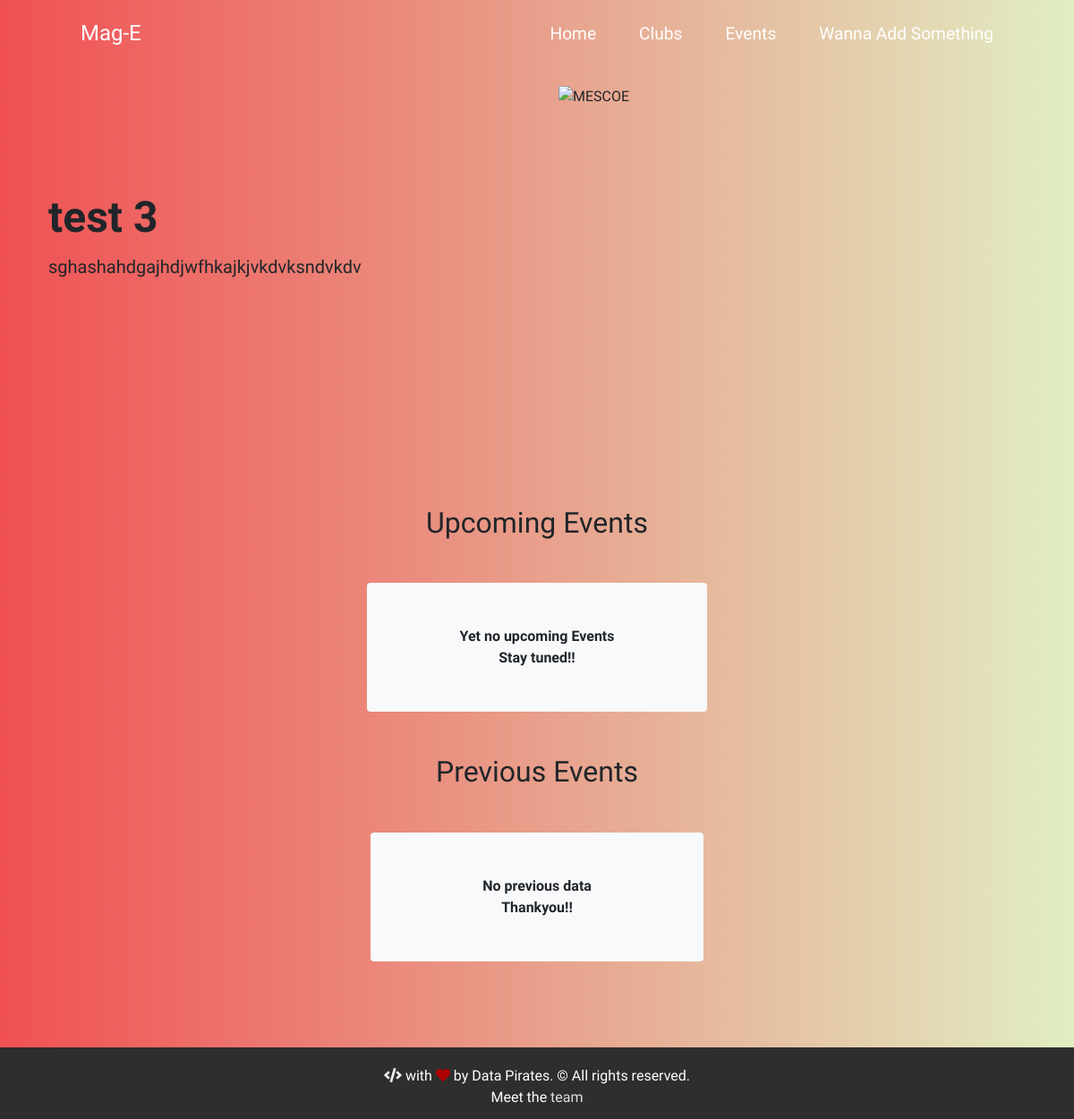
Before: /clubs/6/ with the older database file.
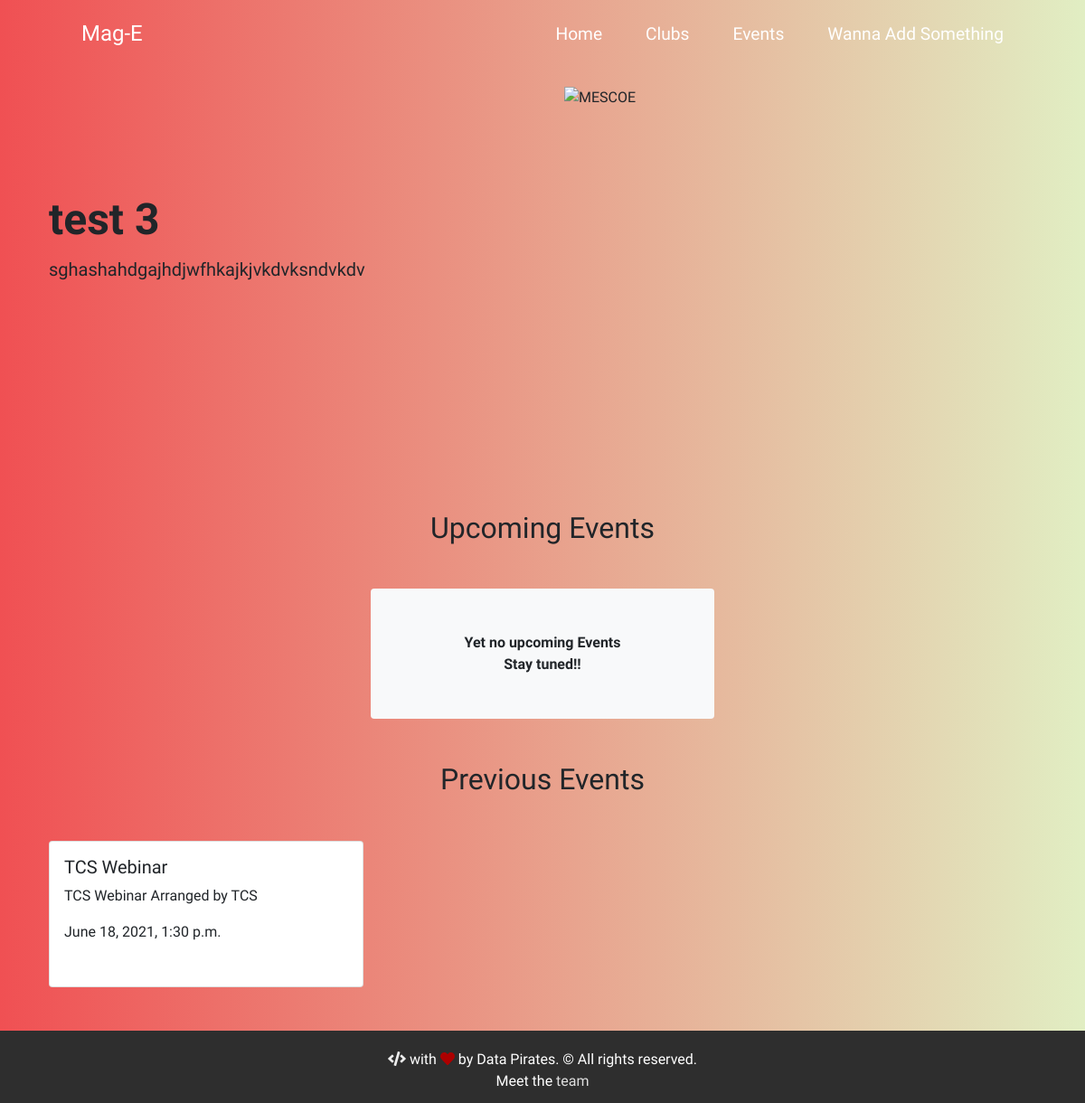
After: the same page with the newer database file.
### clubs/models.py (models this page shows, shortened)
class Events(models.Model):
    event_club = models.ForeignKey(Club, on_delete=models.CASCADE)
    event_title = models.CharField(max_length=255, null=True, blank=True)
    event_bio = models.TextField(max_length=600, null=True, blank=True)
    register = models.TextField(max_length=600, null=True, blank=True)
    feedback = models.TextField(max_length=600, null=True, blank=True)
    event_date = models.DateTimeField(null=True, blank=True)
    yt_link = models.CharField(max_length=255, null=True, blank=True)
    recording = models.TextField(max_length=600, null=True, blank=True)

### clubs/views.py (the view)
# urls.py: path('<int:id>/', views.club_detail, name='club_detail'),
def club_detail(request, id):
    upcoming = []
    passed = []
    now = timezone.now()
    club = Club.objects.get(id=id)
    event_retrive = Events.objects.all()
    for i in event_retrive:
        if i.event_club.id == id:
            if i.event_date >= now:
                upcoming.append(i)
            else:
                passed.append(i)
    context = {
        'club': club,
        'upcoming': upcoming,
        'passed': passed
    }
    return render(request, 'details.html', context=context)

### templates/details.html (shortened to what this page needs)
{% extends 'base.html' %}
{% block content %}
<div class="container col-xxl-8 px-4 py-5">
    <div class="row flex-lg-row-reverse align-items-center g-5 py-5">
        <div class="col-10 col-sm-8 col-lg-6">
            {% if club.club_logo|length > 0 %}
            <img src="{{club.club_logo}}" class="d-block mx-lg-auto img-fluid" alt="MESCOE" width="350" height="250" loading="lazy">
            {% else %}
            <img src="https://images.unsplash.com/photo-1519389950473-47ba0277781c?ixid=MXwxMjA3fDB8MHxzZWFyY2h8NHx8dGVjaG5vbG9neXxlbnwwfHwwfA%3D%3D&ixlib=rb-1.2.1&auto=format&fit=crop&w=400&q=60" class="d-block mx-lg-auto img-fluid" alt="MESCOE"
                width="700" height="500" loading="lazy">
            {% endif %}
        </div>
        <div class="col-lg-6">
            <h1 class="display-5 fw-bold lh-1 mb-3">{{club.club_name}}</h1>
            <p class="lead">{{club.club_desc}}</p>
        </div>
    </div>
</div>
<h2 class="text-center mb-5">Upcoming Events</h2>
<div class="container mb-5">
    <div class="row row-cols-1 row-cols-md-3 g-4">
        {% for e in upcoming %}
        <div class="col">
            <div class="card">
                <div class="card-body">
                    <h5 class="card-title">{{e.event_title}}</h5>
                    <p class="card-text">{{e.event_bio}}</p>
                    <p class="card-text">{{e.event_date}}</p>
                    {% if e.register|length > 0 %}
                    <a class='btn btn-primary btn-lg' href="{{e.register}}">Register</a>
                    {% endif %}
                </div>
            </div>
        </div>
        {% empty %}
        <div class="p-5 bg-light text-dark text-center mx-auto mb-5 rounded fw-bolder">
            Yet no upcoming Events <br> Stay tuned!!
            {% endfor %}
        </div>
    </div>
    <div class="container mb-5">
        <h2 class="text-center mb-5">Previous Events</h2>
        <div class="row row-cols-1 row-cols-md-3 g-4">
            {% for e in passed %}
            <div class="col">
                <div class="card">
                    <div class="card-body">
                        <h5 class="card-title">{{e.event_title}}</h5>
                        <p class="card-text">{{e.event_bio}}</p>
                        <p class="card-text">{{e.event_date}}</p>
                    </div>
                </div>
            </div>
            {% empty %}
            <div class="p-5 bg-light text-dark text-center mx-auto mb-5 rounded fw-bolder">
                No previous data <br> Thankyou!!
            </div>
            {% endfor %}
        </div>
    </div>
</div>
{% endblock %}

Changed rows visible on the page:
added Events: event_title "TCS Webinar", event_bio "TCS Webinar Arranged by TCS", event_date "June 18, 2021, 1:30 p.m."
Other visible differences:
text no longer shown: "No previous data Thankyou!!"
